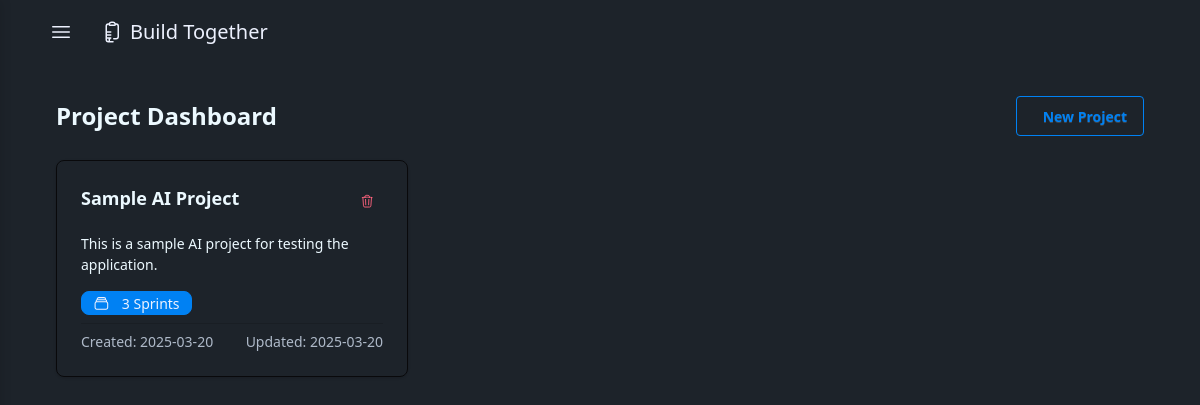
/, run on an earlier commit of the app's database.
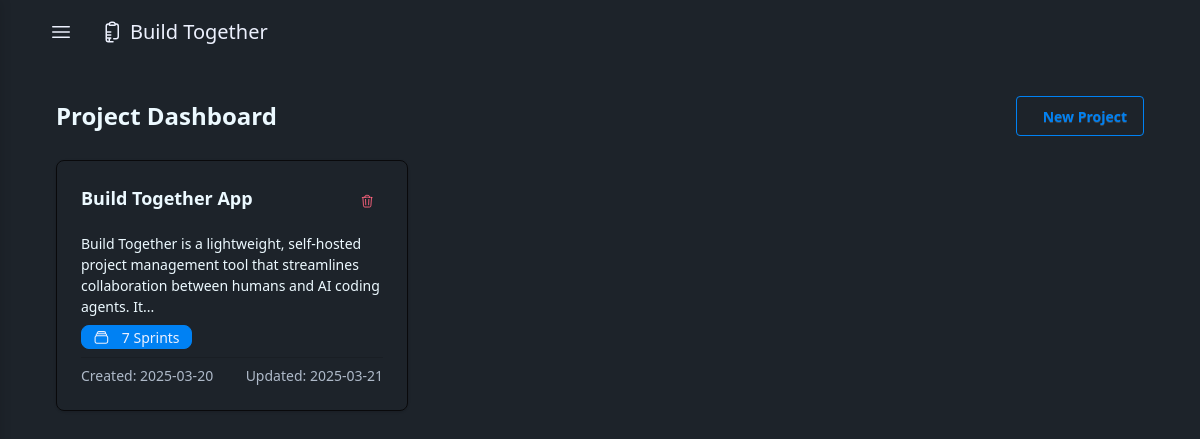
And on a later commit of the database.
### app/models/project.py (models this page shows, shortened)
class Project(db.Model):
    __tablename__ = 'projects'
    id = db.Column(db.Integer, primary_key=True)
    name = db.Column(db.String(100), nullable=False)
    description = db.Column(db.Text, nullable=True)
    requirements = db.Column(db.Text, nullable=True)
    implementation_details = db.Column(db.Text, nullable=True)
    created_at = db.Column(db.DateTime, default=datetime.utcnow)
    updated_at = db.Column(db.DateTime, default=datetime.utcnow, onupdate=datetime.utcnow)
    sprints = db.relationship('Sprint', backref='project', lazy='dynamic', cascade='all, delete-orphan')
    def get_sprint_count(self):
        return self.sprints.count()

### app/routes/main_routes.py (the view)
@main_bp.route('/')
def index():
    projects = Project.query.order_by(Project.created_at.desc()).all()
    return render_template('dashboard.html', projects=projects)

### app.py (called while the page is built)
@app.context_processor
def inject_now():
    return {'now': datetime.utcnow()}

### app/utils/markdown_parser.py (called while the page is built)
def convert_markdown_to_html(text):
    if not text:
        return Markup("")
    html = markdown.markdown(
        text,
        extensions=[
            'markdown.extensions.fenced_code',
            'markdown.extensions.tables',
            'markdown.extensions.nl2br',
            'markdown.extensions.sane_lists'
        ]
    )
    clean_html = bleach.clean(
        html,
        tags=ALLOWED_TAGS,
        attributes=ALLOWED_ATTRIBUTES,
        strip=True
    )
    return Markup(clean_html)

### app/templates/dashboard.html (shortened to what this page needs)
{% extends "base.html" %}
{% block content %}
<div class="container-fluid px-4 py-4">
    <div class="flex justify-between items-center mb-6">
        <h2 class="text-2xl font-bold">Project Dashboard</h2>
        <button id="newProjectBtn" class="btn btn-outline btn-primary"
               hx-get="/htmx/projects/form"
               hx-target="#project-form-container"
               hx-swap="innerHTML"
               hx-preserve="true">
            New Project
        </button>
    </div>
    <div id="projectsContainer">
        <div class="grid grid-cols-1 md:grid-cols-2 lg:grid-cols-3 gap-4" id="projectsGrid">
            {% if projects %}
                {% for project in projects %}
                    <div>
                        {% include 'partials/project_card.html' %}
                    </div>
                {% endfor %}
            {% endif %}
        </div>
    </div>
</div>
{% endblock %}

### app/templates/base.html (shortened to what this page needs)
<!DOCTYPE html>
<html lang="en">
<head>
    <link rel="stylesheet" href="{{ url_for('static', filename='css/tailwind.css') }}">
</head>
<body class="min-h-screen text-base-content no-transitions">
    <div id="appContainer">
      <div class="main-content">
        <div class="text-primary-content">
          <div class="navbar bg-base-100 px-8">
            <div class="flex-1 flex items-center">
              <button onclick="toggleSidebar()"
                      class="btn btn-ghost mr-2"
                      id="sidebarToggleBtn">
                <svg xmlns="http://www.w3.org/2000/svg" fill="none" viewBox="0 0 24 24" stroke-width="1.5" stroke="currentColor" class="size-6">
                  <path stroke-linecap="round" stroke-linejoin="round" d="M3.75 6.75h16.5M3.75 12h16.5m-16.5 5.25h16.5" />
                </svg>
              </button>
              <a href="{{ url_for('main.index') }}" class="flex items-center gap-2">
                  <span class="text-xl">Build Together</span>
              </a>
            </div>
          </div>
        </div>
        <main class="mx-auto w-full max-w-6xl px-4 py-4">
            {% block content %}{% endblock %}
        </main>
      </div>
    </div>
</body>
</html>

### app/templates/partials/project_card.html (shortened to what this page needs)
<div class="card shadow-sm mb-4 project-card card-border border-neutral">
    <div class="card-body">
        <div class="flex justify-between items-start">
            <h3 class="card-title">
                <a href="{{ url_for('main.project_detail', project_id=project.id) }}" class="hover:underline">
                    {{ project.name }}
                </a>
            </h3>
            <button class="btn btn-ghost btn-sm btn-circle text-error"
                    hx-confirm="Are you sure you want to delete this project? This will also delete all sprints, tasks, and issues associated with this project."
                    hx-delete="/htmx/projects/{{ project.id }}/delete"
                    hx-target="body"
                    hx-swap="none">
            </button>
        </div>
        <p class="text-sm">{{ project.description|markdown|truncate(150) or 'No description provided.' }}</p>
        <div class="flex justify-between items-center">
            <span class="badge badge-primary">
                {{ project.get_sprint_count() }} Sprint{{ 's' if project.get_sprint_count() != 1 }}
            </span>
        </div>
        <div class="flex justify-between items-center text-sm text-base-content/70 pt-2 border-t border-base-200">
            <div>
                Created: {{ project.created_at.strftime('%Y-%m-%d') }}
            </div>
            <div>
                Updated: {{ project.updated_at.strftime('%Y-%m-%d') }}
            </div>
        </div>
    </div>
</div>

### app/templates/base.html (style rules this page uses)
html.transitions-enabled .main-content { transition: padding-left 0.3s ease-in-out; }
.main-content { min-height: 100vh; display: flex; flex-direction: column; }

What changed in the data, as far as the page shows it:
removed Project: name "Sample AI Project", description "This is a sample AI project for testing the application.", get_sprint_count "3", value "s", created_at "2025-03-20", updated_at "2025-03-20"
added Project: name "Build Together App", description "Build Together is a lightweight, self-hosted project management tool that streamlines collaboration between humans and AI coding agents. It...", get_sprint_count "7", value "s", created_at "2025-03-20", updated_at "2025-03-21"
